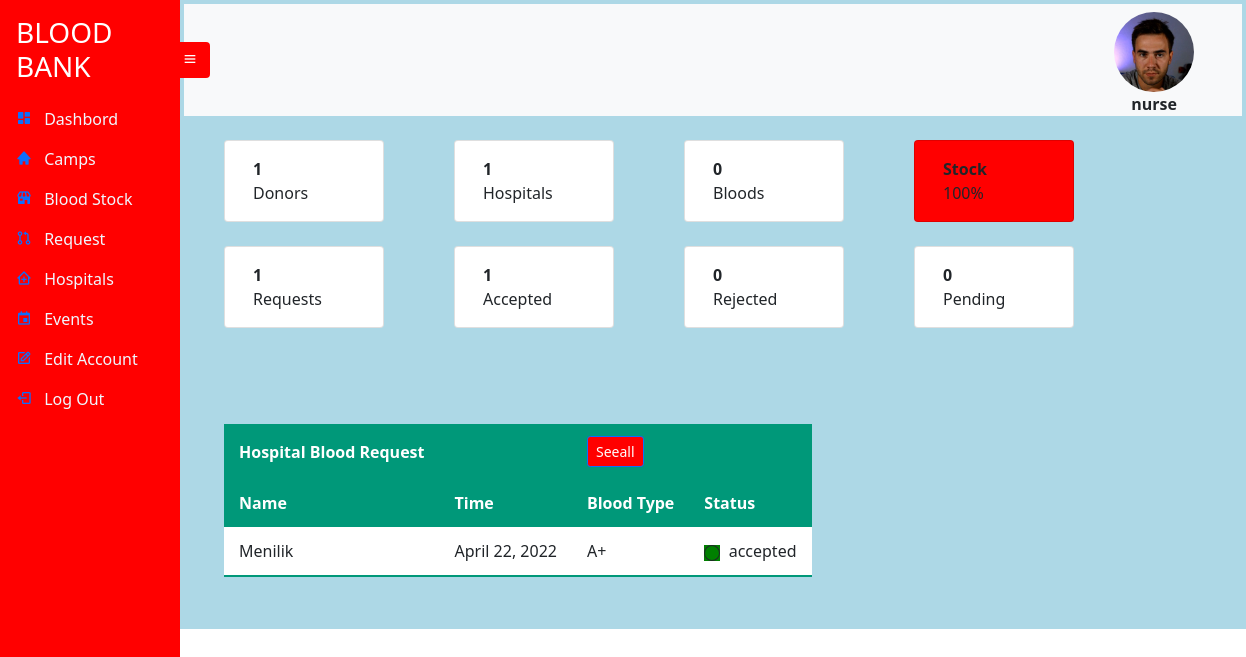
Screenshot of /bbdashbord/notall (signed in) with the database file from the repository.
### UserAccount/models.py (models this page shows, shortened)
class UserRegistration(models.Model):
    User_id = models.UUIDField(default=uuid.uuid4, unique=True,
                          primary_key=True, editable=False)
    FirstName = models.CharField(max_length=20 , null=True , blank=True)
    LastName = models.CharField(max_length=20 , null=True , blank=True)
    Address_id = models.OneToOneField(Address , on_delete=models.CASCADE)
    Age = models.IntegerField(null=True , blank=True)
    Account_id = models.OneToOneField(Account , on_delete=models.CASCADE)
    ProfilePic= models.FileField(null=True, blank=True, upload_to='profilepic/', default="profilepic/defaultprofile.jpeg")

class Account(AbstractUser):
    Role = models.CharField(max_length=25, null=True , blank=True)

### Hospital/models.py (models this page shows)
class Hospital(models.Model):
    Hospital_id = models.UUIDField(default=uuid.uuid4, unique=True,
                          primary_key=True, editable=False)
    Username = models.CharField(max_length=20, null=True , blank=True)
    HospitalName = models.CharField(max_length=20, null=True , blank=True)
    Address_id = models.OneToOneField(Address, on_delete=models.CASCADE , null=True , blank=True)
    BranchNo= models.CharField(max_length=10)
    HospitalRepresentative = models.CharField(max_length=10)
    ProfilePic= models.FileField(null=True, blank=True, upload_to='profilepic/', default="profilepic/defaultprofile.jpeg.")
    def __str__(self):
        return str(self.Hospital_id)

class BloodRequest(models.Model):
    Blood_Req_Id = models.UUIDField(default=uuid.uuid4, unique=True,
                          primary_key=True, editable=False)
    Hospital_id = models.ForeignKey(Hospital , null=True , on_delete= models.SET_NULL,blank=True , unique=False)
    Blood_id =   models.ForeignKey(Blood , null=True , on_delete=models.SET_NULL,blank=True , unique=False)
    Blood_Group = models.CharField(max_length=10 , choices=blood_type,  null=True , blank=True)
    Quantity = models.CharField(max_length=10 , null=True , blank=True)
    Request_Date = models.DateField(auto_now_add=True , null=True , blank=True)
    Request_Time = models.TimeField(auto_now_add=True , null=True , blank=True)
    Status = models.CharField(max_length=12 , null=True , blank= True , default='in progress')

### BBManager/views.py (the view)
# urls.py: path('bbdashbord/<type>',views.BBDashbord , name='bbdashbord'),
def BBDashbord(request , type):
    bloodcount=0  # total blood count
    bloodrequest_no = 0
    acceptedblood_request = 0
    rejectedblood_request = 0
    pendingblood_request = 0
    latest_blood=None   # latest added blood
    bloodrequest=None # for holding blood request object
    try:
        latest_blood = Blood.objects.last() # finding the last addeed blood form blood table
        bloodcount=len(Blood.objects.filter(BloodGroup=latest_blood.BloodGroup))
    except:
        latest_blood = None
    try:
        bloodrequest_no = BloodRequest.objects.all().count()
    except:
        bloodrequest_no = 0
    try:
        acceptedblood_request = len(BloodRequest.objects.filter(Status = 'accepted'))
    except:
        acceptedblood_request = 0
    try:
        rejectedblood_request = len(BloodRequest.objects.filter(Status = 'rejected'))
    except:
        rejectedblood_request = 0
    try:
        pendingblood_request = len(BloodRequest.objects.filter(Status = 'in progress'))
    except:
        pendingblood_request = 0
    try:
        if(type=='all'):
            bloodrequest = BloodRequest.objects.all()
        else:
            bloodrequest = BloodRequest.objects.all()[0:5]
    except:
        bloodrequest= None
    context={'donors_count': Donor.objects.count() ,
                   'hospitals_count': Hospital.objects.count(),
                   'recent_blood_count':bloodcount,
                   'recent_blood':latest_blood ,
                   'bloodrequest':bloodrequest,
                   'bloodrequest_no':bloodrequest_no,
                   'acceptedrequest':acceptedblood_request,
                   'rejectedrequest':rejectedblood_request,
                   'pendingrequest':pendingblood_request,
                   'hospitals':Hospital.objects.all(),
                   'account':Userstate(request)['account'],
                   'sender':'dashbord',
    }
    return render(request, 'bbmanager/dashbord.html' ,context)

### BBManager/views.py (called while the page is built)
def Userstate(request):  # for getting the state of the user
    state = request.user
    account = UserRegistration.objects.get(Account_id=state.id)
    context={'account':account}
    return context

### templates/bbmanager/dashbord.html
{% extends 'bbmanager/bbmanager.html' %}
{% block content %}
<br>
<div class="container">
  <div class="row" style="column-gap: 70px;">
    <div class="card" style="width: 10rem;">
      <div class="card-body">
        <p class="card-text"><b>{{ donors_count }}</b> <br>Donors</p>
      </div>
    </div>
    <div class="card" style="width: 10rem;">
      <div class="card-body">
        <p class="card-text"><b>{{ hospitals_count }}</b> <br>Hospitals</p>
      </div>
    </div>
    <div class="card" style="width: 10rem;">
      <div class="card-body">
        <p class="card-text"><b>{{ recent_blood_count }}</b> <br>{% if recent_blood %}
                                                                  {{ recent_blood.BloodGroup }}
                                                                {%  else %}
                                                                   Bloods
                                                                   {% endif %}
                                                                   </p>
      </div>
    </div>
    <div class="card" style="width: 10rem; background-color: red;">
      <div class="card-body">
        <p class="card-text"><b>Stock</b> <br>100%</p>
      </div>
    </div>
  </div>
  <br>
  <div class="row" style="column-gap: 70px;">
    <div class="card" style="width: 10rem;">
      <div class="card-body">
        <p class="card-text"><b>{{ bloodrequest_no }}</b> <br>Requests</p>
      </div>
    </div>
    <div class="card" style="width: 10rem;">
      <div class="card-body">
        <p class="card-text"><b>{{ acceptedrequest }}</b> <br>Accepted</p>
      </div>
    </div>
    <div class="card" style="width: 10rem;">
      <div class="card-body">
        <p class="card-text"><b>{{  rejectedrequest }}</b> <br>Rejected</p>
      </div>
    </div>
    <div class="card" style="width: 10rem;">
      <div class="card-body">
        <p class="card-text"><b>{{  pendingrequest }}</b> <br>Pending</p>
      </div>
    </div>
  </div>
</div>
<br>
<br>
<br>
<table class="styled-table">
   <thead>
        <tr>
          <th>Hospital  Blood  Request</th>
          <th></th>
          <th><a href="{% url 'bbdashbord' 'all' %}"><button type="button" class="btn btn-primary btn-sm" style= "background-color: red;">Seeall</button></a>
           </th>
           <th></th>
         </tr>
         <tr >
          <th>Name</th>
           <th>Time</th>
           <th>Blood Type</th>
           <th>Status</th>
       </tr>
   </thead>
{% include 'bbmanager/hospitalrequestlist.html' %}
<br>
{% endblock %}

### templates/bbmanager/bbmanager.html (shortened to what this page needs)
{% extends 'sidebarbase.html' %}
{% block content1 %}
    <div
      class="side-navbar active-nav d-flex justify-content-between flex-wrap flex-column"
      id="sidebar"
    >
      <ul class="nav flex-column text-white w-100">
        <a href="{% url 'bbdashbord' 'notall' %}" class="nav-link h3 text-white my-2">
          BLOOD BANK
        </a>
        <li class="nav-link">
          <i class="bx bxs-dashboard"></i>
          <span class="mx-2" ><a class="inner-anchor"  href="{% url 'bbdashbord' 'notall' %}"> Dashbord</a></span>
        </li>
        <li class="nav-link">
          <i class="bx bxs-home"></i>
          <span class="mx-2" ><a class="inner-anchor" href="{% url 'camps' 'notall' %}"> Camps</a></span>
        </li>
        <li class="nav-link">
          <i class="bx bxs-store"></i>
          <span class="mx-2" ><a class="inner-anchor" href="{% url 'bloodstock' %}"> Blood Stock</a></span>
        </li>
        <li class="nav-link">
          <i class="bx bx-git-pull-request"></i>
          <span class="mx-2" ><a class="inner-anchor" href="{% url 'hospitalrequest' 'notall' %}"> Request</a></span>
        </li>
        <li  class="nav-link">
          <i class="bx bx-clinic"></i>
          <span class="mx-2" ><a class="inner-anchor" href="{% url 'hospitals' 'notall' %}"> Hospitals</a></span>
        </li>
        <li class="nav-link">
          <i class="bx bx-calendar-event"></i>
          <span class="mx-2" ><a class="inner-anchor" href="{% url 'events' 'notall' %}"> Events</a></span>
        </li>
        <li class="nav-link">
          <i class="bx bx-edit"></i>
          <span class="mx-2" ><a class="inner-anchor" href="{% url 'editpassword'  %}"> Edit Account</a></span>
        </li>
        <li class="nav-link">
          <i class="bx bx-log-out"></i>
          <span class="mx-2" ><a class="inner-anchor" href="{% url 'logout' %}" > Log Out </a></span>
        </li>
      </ul>
    </div>
    <div class="p-1 my-container active-cont" style="background-color:lightblue">
      <nav class="navbar top-navbar navbar-light bg-light px-5">
        <a class="btn border-0" id="menu-btn"><i class="bx bx-menu"></i></a>
        <figure id="image">
          <img src="/static/images/{{ account.ProfilePic }}" style="height: 80px;
          width: 80px;
          border-radius: 50%; " >
          <figcaption style="text-align: center;"><b>{{user.username}}</b></figcaption>
        </figure>
              </nav>
      {% block content %}
      {% endblock %}
{% endblock %}

### templates/bbmanager/hospitalrequestlist.html (shortened to what this page needs)
   <tbody>
    <br>
     {% if bloodrequest %}
     {% for br in bloodrequest %}
      <tr>
        {% if hospitals %}
        {% for hospital in hospitals %}
        {% if hospital.Hospital_id|slugify == br.Hospital_id|slugify  %}
        <td>{{hospital.HospitalName}}</td>
        {% endif %}
        {% endfor %}
        {% else %}
        <td>NOhospital</td>
        {% endif%}
        <td>{{ br.Request_Date }}</td>
        <td>{{  br.Blood_Group}}</td>
          {% if br.Status == 'in progress' %}
          <td><svg xmlns="http://www.w3.org/2000/svg" width="16" height="16" fill="currentColor" style="background-color: yellow;" class="bi bi-circle"  viewBox="0 0 16 16">
            <path d="M8 15A7 7 0 1 1 8 1a7 7 0 0 1 0 14zm0 1A8 8 0 1 0 8 0a8 8 0 0 0 0 16z"/>
          </svg>
          {% elif br.Status == 'accepted' %}
          <td><svg xmlns="http://www.w3.org/2000/svg" width="16" height="16" fill="currentColor" style="background-color: green;" class="bi bi-circle"  viewBox="0 0 16 16">
            <path d="M8 15A7 7 0 1 1 8 1a7 7 0 0 1 0 14zm0 1A8 8 0 1 0 8 0a8 8 0 0 0 0 16z"/>
          </svg>
          {% elif br.Status == 'rejected' %}
          <td><svg xmlns="http://www.w3.org/2000/svg" width="16" height="16" fill="currentColor" style="background-color: red;" class="bi bi-circle"  viewBox="0 0 16 16">
            <path d="M8 15A7 7 0 1 1 8 1a7 7 0 0 1 0 14zm0 1A8 8 0 1 0 8 0a8 8 0 0 0 0 16z"/>
          </svg>
          {% endif %}
          &nbsp;{{ br.Status }}</td>
     {% endfor %}
    {% endif %}
     </tbody>
 </table>
 <br>

### static/styles/sidebar.css (style rules this page uses)
* { margin: 0; padding: 0; box-sizing: border-box; }
body { min-height: 100vh; background-color: #fff; }
.side-navbar { width: 180px; height: 100%; position: fixed; margin-left: -300px; background-color: red; transition: 0.5s; }
.my-container { transition: 0.4s; }
.active-nav { margin-left: 0; }
.active-cont { margin-left: 180px; }
#menu-btn { background-color: red ; color: #fff; margin-left: -62px; }
#image { max-width: 300px; height: 80px; border-radius: 50%; top: 10px; right: 0px; }
.inner-anchor { color: aliceblue; text-decoration: black; }
.container { margin-left: 40px; }
.styled-table thead tr { background-color: #009879; color: #ffffff; text-align: left; }
.styled-table th, .styled-table td { padding: 12px 15px; }
.styled-table tbody tr { border-bottom: 1px solid #dddddd; }
.styled-table tbody tr:last-of-type { border-bottom: 2px solid #009879; }
.styled-table { margin-left: 40px; }
.styled-table tbody { background-color: white; }

### rows the page displays
UserRegistration: ProfilePic (picture)
Account: username "nurse"
BloodRequest: Request_Date "April 22, 2022", Blood_Group "A+", Status "accepted"
Hospital: HospitalName "Menilik"

### other values shown
{{ donors_count }} "1"
{{ hospitals_count }} "1"
{{ recent_blood_count }} "0"
{{ bloodrequest_no }} "1"
{{ acceptedrequest }} "1"
{{ rejectedrequest }} "0"
{{ pendingrequest }} "0"
